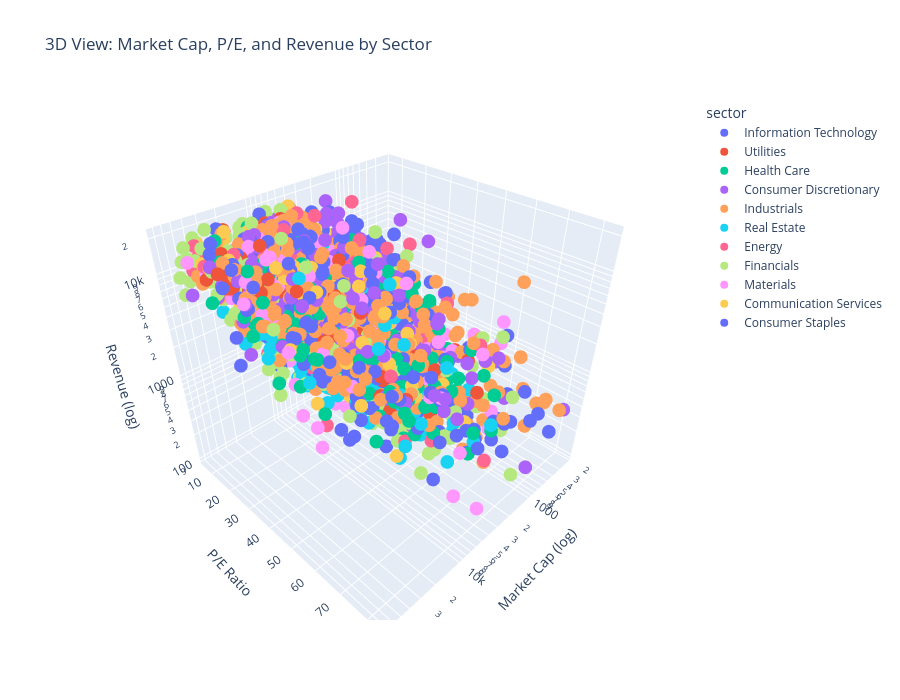

The notebook cell this image was saved under:
### Code cell
# Key financial metrics distributions with histograms and KDE
plot_metrics = [c for c in ['market_cap', 'last_price', 'p_e', 'revenue']
                if c in all_stocks.columns]

if plot_metrics:
    fig, axes = plt.subplots(2, 2, figsize=(14, 10))
    axes = axes.flatten()

    for idx, metric in enumerate(plot_metrics[:4]):
        data = all_stocks[metric].dropna()
        if len(data) > 0:
            # Use log scale for large-value metrics
            if metric in ['market_cap', 'revenue'] and data.max() > 1e6:
                data_plot = np.log10(data[data > 0])
                axes[idx].hist(data_plot, bins=50, alpha=0.7, color='steelblue', edgecolor='black')
                axes[idx].set_xlabel(f'log10({metric})')
                axes[idx].set_title(f'Distribution of {metric} (log scale)', fontweight='bold')
            else:
                axes[idx].hist(data, bins=50, alpha=0.7, color='steelblue', edgecolor='black')
                sns.kdeplot(data, ax=axes[idx], color='red', linewidth=2)
                axes[idx].set_xlabel(metric)
                axes[idx].set_title(f'Distribution of {metric}', fontweight='bold')

            axes[idx].set_ylabel('Frequency')
            axes[idx].axvline(data.mean() if metric not in ['market_cap', 'revenue'] else data_plot.mean(),
                              color='red', linestyle='--', linewidth=1, label=f'Mean: {data.mean():.2f}')
            axes[idx].legend()

    plt.tight_layout()
    plt.show()

### Figure 1 — Plotly figure (JSON) as saved in the notebook; plotly's stock layout.template omitted (floating-point values rounded to 4 significant figures; data arrays with more than 128 entries replaced by an {"elided": "..."} marker saying what was removed)
{"data": [{"customdata": {"elided": "252x1 str values"}, "hovertemplate": "sector=Information Technology<br>Market Cap (log)=%{x}<br>P/E Ratio=%{y}<br>Revenue (log)=%{z}<br>ticker=%{customdata[0]}<extra></extra>", "legendgroup": "Information Technology", "marker": {"color": "#636efa", "symbol": "circle"}, "mode": "markers", "name": "Information Technology", "scene": "scene", "showlegend": true, "x": {"elided": "252 float values"}, "y": {"elided": "252 float values"}, "z": {"elided": "252 float values"}, "type": "scatter3d"}, {"customdata": {"elided": "166x1 str values"}, "hovertemplate": "sector=Utilities<br>Market Cap (log)=%{x}<br>P/E Ratio=%{y}<br>Revenue (log)=%{z}<br>ticker=%{customdata[0]}<extra></extra>", "legendgroup": "Utilities", "marker": {"color": "#EF553B", "symbol": "circle"}, "mode": "markers", "name": "Utilities", "scene": "scene", "showlegend": true, "x": {"elided": "166 float values"}, "y": {"elided": "166 float values"}, "z": {"elided": "166 float values"}, "type": "scatter3d"}, {"customdata": {"elided": "218x1 str values"}, "hovertemplate": "sector=Health Care<br>Market Cap (log)=%{x}<br>P/E Ratio=%{y}<br>Revenue (log)=%{z}<br>ticker=%{customdata[0]}<extra></extra>", "legendgroup": "Health Care", "marker": {"color": "#00cc96", "symbol": "circle"}, "mode": "markers", "name": "Health Care", "scene": "scene", "showlegend": true, "x": {"elided": "218 float values"}, "y": {"elided": "218 float values"}, "z": {"elided": "218 float values"}, "type": "scatter3d"}, {"customdata": {"elided": "404x1 str values"}, "hovertemplate": "sector=Consumer Discretionary<br>Market Cap (log)=%{x}<br>P/E Ratio=%{y}<br>Revenue (log)=%{z}<br>ticker=%{customdata[0]}<extra></extra>", "legendgroup": "Consumer Discretionary", "marker": {"color": "#ab63fa", "symbol": "circle"}, "mode": "markers", "name": "Consumer Discretionary", "scene": "scene", "showlegend": true, "x": {"elided": "404 float values"}, "y": {"elided": "404 float values"}, "z": {"elided": "404 float values"}, "type": "scatter3d"}, {"customdata": {"elided": "677x1 str values"}, "hovertemplate": "sector=Industrials<br>Market Cap (log)=%{x}<br>P/E Ratio=%{y}<br>Revenue (log)=%{z}<br>ticker=%{customdata[0]}<extra></extra>", "legendgroup": "Industrials", "marker": {"color": "#FFA15A", "symbol": "circle"}, "mode": "markers", "name": "Industrials", "scene": "scene", "showlegend": true, "x": {"elided": "677 float values"}, "y": {"elided": "677 float values"}, "z": {"elided": "677 float values"}, "type": "scatter3d"}, {"customdata": {"elided": "273x1 str values"}, "hovertemplate": "sector=Real Estate<br>Market Cap (log)=%{x}<br>P/E Ratio=%{y}<br>Revenue (log)=%{z}<br>ticker=%{customdata[0]}<extra></extra>", "legendgroup": "Real Estate", "marker": {"color": "#19d3f3", "symbol": "circle"}, "mode": "markers", "name": "Real Estate", "scene": "scene", "showlegend": true, "x": {"elided": "273 float values"}, "y": {"elided": "273 float values"}, "z": {"elided": "273 float values"}, "type": "scatter3d"}, {"customdata": {"elided": "146x1 str values"}, "hovertemplate": "sector=Energy<br>Market Cap (log)=%{x}<br>P/E Ratio=%{y}<br>Revenue (log)=%{z}<br>ticker=%{customdata[0]}<extra></extra>", "legendgroup": "Energy", "marker": {"color": "#FF6692", "symbol": "circle"}, "mode": "markers", "name": "Energy", "scene": "scene", "showlegend": true, "x": {"elided": "146 float values"}, "y": {"elided": "146 float values"}, "z": {"elided": "146 float values"}, "type": "scatter3d"}, {"customdata": {"elided": "667x1 str values"}, "hovertemplate": "sector=Financials<br>Market Cap (log)=%{x}<br>P/E Ratio=%{y}<br>Revenue (log)=%{z}<br>ticker=%{customdata[0]}<extra></extra>", "legendgroup": "Financials", "marker": {"color": "#B6E880", "symbol": "circle"}, "mode": "markers", "name": "Financials", "scene": "scene", "showlegend": true, "x": {"elided": "667 float values"}, "y": {"elided": "667 float values"}, "z": {"elided": "667 float values"}, "type": "scatter3d"}, {"customdata": {"elided": "292x1 str values"}, "hovertemplate": "sector=Materials<br>Market Cap (log)=%{x}<br>P/E Ratio=%{y}<br>Revenue (log)=%{z}<br>ticker=%{customdata[0]}<extra></extra>", "legendgroup": "Materials", "marker": {"color": "#FF97FF", "symbol": "circle"}, "mode": "markers", "name": "Materials", "scene": "scene", "showlegend": true, "x": {"elided": "292 float values"}, "y": {"elided": "292 float values"}, "z": {"elided": "292 float values"}, "type": "scatter3d"}, {"customdata": {"elided": "165x1 str values"}, "hovertemplate": "sector=Communication Services<br>Market Cap (log)=%{x}<br>P/E Ratio=%{y}<br>Revenue (log)=%{z}<br>ticker=%{customdata[0]}<extra></extra>", "legendgroup": "Communication Services", "marker": {"color": "#FECB52", "symbol": "circle"}, "mode": "markers", "name": "Communication Services", "scene": "scene", "showlegend": true, "x": {"elided": "165 float values"}, "y": {"elided": "165 float values"}, "z": {"elided": "165 float values"}, "type": "scatter3d"}, {"customdata": {"elided": "277x1 str values"}, "hovertemplate": "sector=Consumer Staples<br>Market Cap (log)=%{x}<br>P/E Ratio=%{y}<br>Revenue (log)=%{z}<br>ticker=%{customdata[0]}<extra></extra>", "legendgroup": "Consumer Staples", "marker": {"color": "#636efa", "symbol": "circle"}, "mode": "markers", "name": "Consumer Staples", "scene": "scene", "showlegend": true, "x": {"elided": "277 float values"}, "y": {"elided": "277 float values"}, "z": {"elided": "277 float values"}, "type": "scatter3d"}], "layout": {"scene": {"domain": {"x": [0.0, 1.0], "y": [0.0, 1.0]}, "xaxis": {"title": {"text": "Market Cap (log)"}, "type": "log"}, "yaxis": {"title": {"text": "P/E Ratio"}}, "zaxis": {"title": {"text": "Revenue (log)"}, "type": "log"}}, "legend": {"title": {"text": "sector"}, "tracegroupgap": 0}, "title": {"text": "3D View: Market Cap, P/E, and Revenue by Sector"}, "height": 700}}
